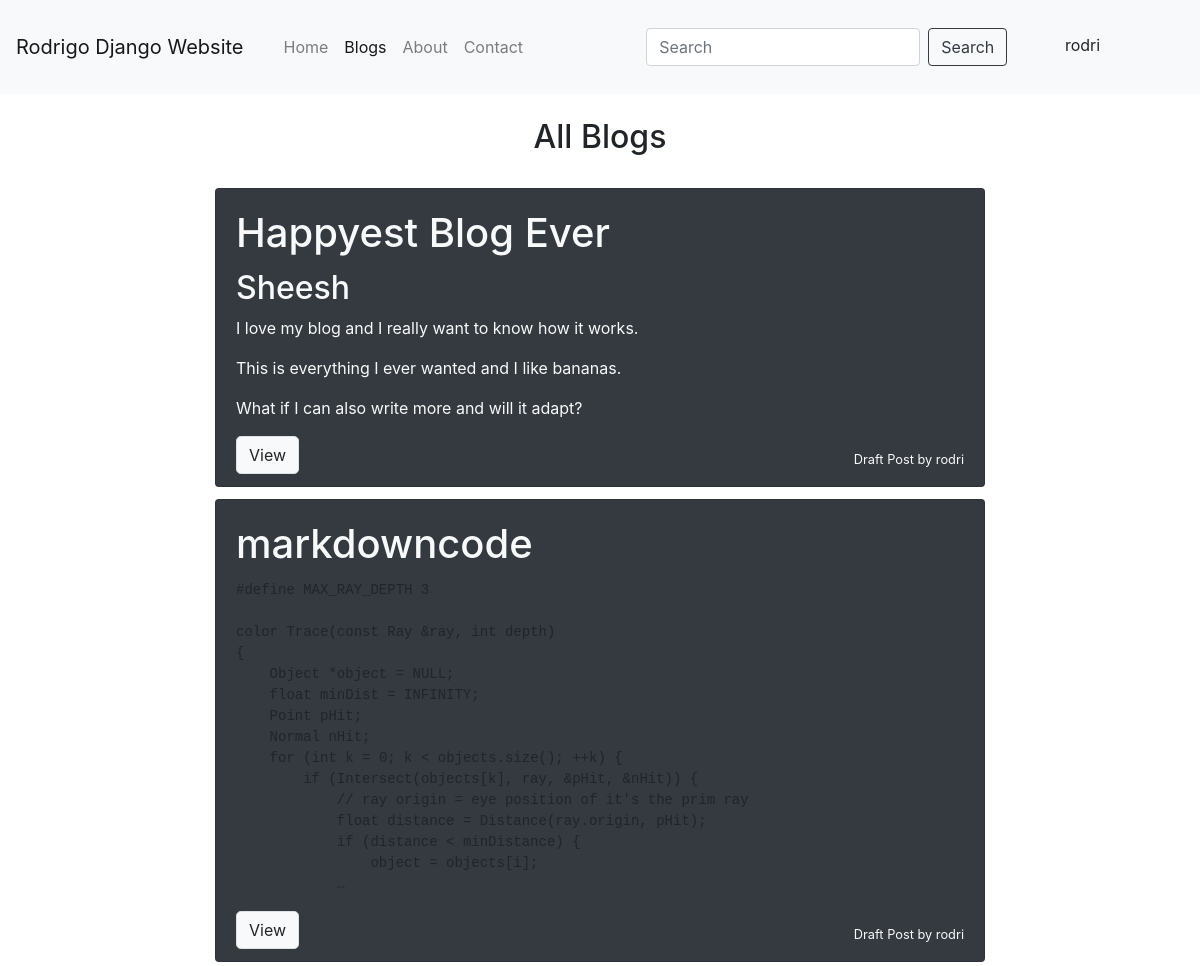
Before: /blog/ (signed in) with the older database file.
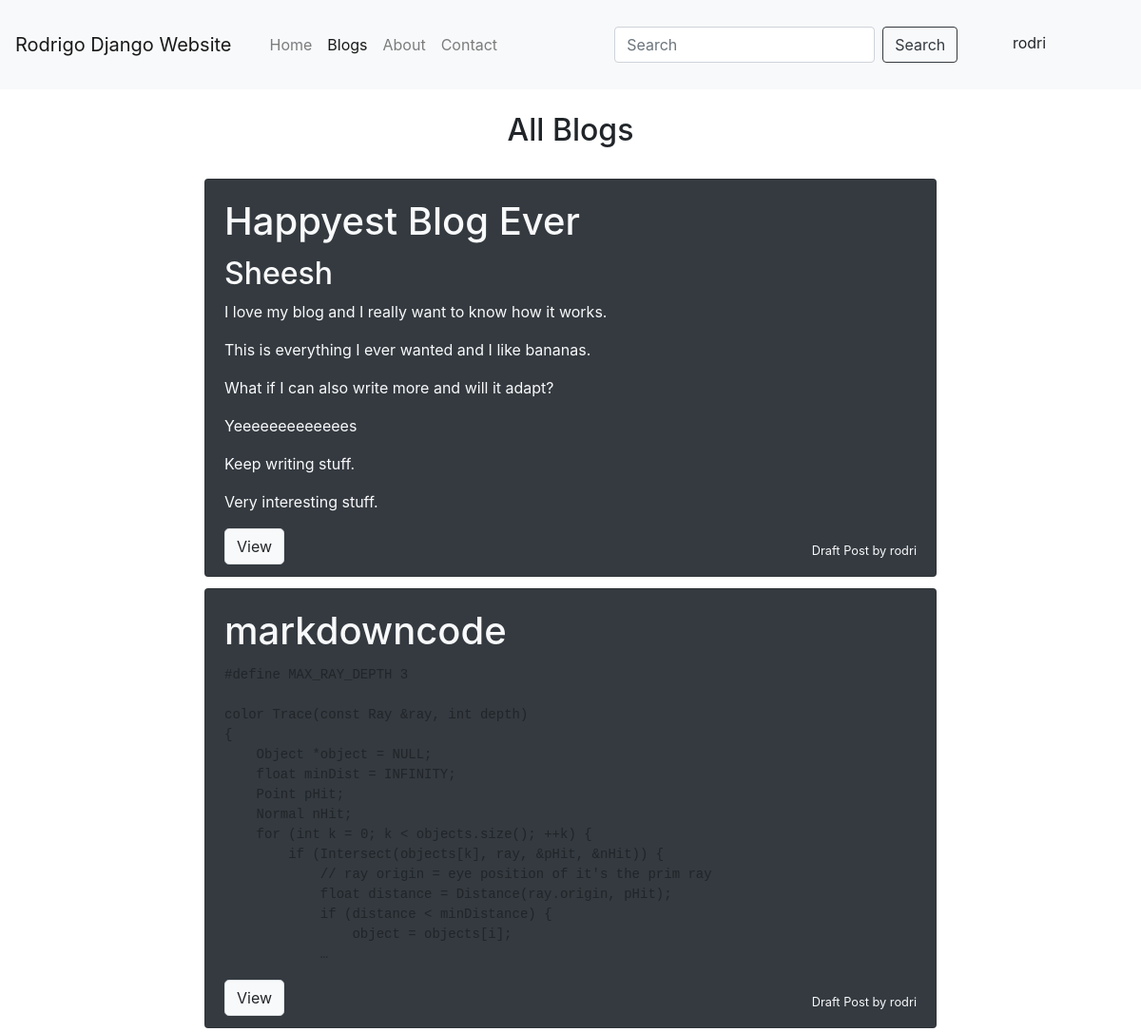
After: the same page with the newer database file.
### blog/models.py (models this page shows, shortened)
class BlogPost(models.Model):
    user = models.ForeignKey(User, null=True, default = 1 , on_delete=models.SET_NULL)
    title = models.CharField(max_length=120)
    slug = models.SlugField(unique=True)
    content = MarkdownxField(blank=True, null=True)
    publish_date = models.DateTimeField(null=True, blank=True)
    timestamp = models.DateTimeField(auto_now_add=True)
    updated = models.DateTimeField(auto_now=True)
    objects=BlogPostManager()
    class Meta:
        ordering=['-publish_date', 'updated', 'timestamp']
    def get_publish_date(self):
        if self.publish_date == None :
            return "Draft Post"
        else:
            return self.publish_date
    def is_published(self):
        return self.publish_date != None
    def get_absolute_url(self):
        return f'/blog/{self.slug}'
    @property
    def formatted_markdown(self):
        return markdownify(self.content)

### blog/views.py (the view)
# urls.py: path('', blogpost_list_view),
def blogpost_list_view(request):
    qs = BlogPost.objects.all().published() # custom queryset and manager for published blogs
    if request.user.is_authenticated:
        my_qs = BlogPost.objects.filter(user=request.user)
        qs = (qs | my_qs).distinct()
    title = "All Blogs"
    context = {'object_list': qs, "action":"blogs", "title":title}
    return render(request, template_list, context)

### blog/models.py (called while the page is built)
    def published(self):
        now = timezone.now()
        return self.filter(publish_date__lte=now)

    def get_queryset(self):
        return BlogPostQuerySet(self.model, using=self.db)

### markdownx/utils.py (called while the page is built)
def markdownify(content):
    md = markdown(
        text=content,
        extensions=MARKDOWNX_MARKDOWN_EXTENSIONS,
        extension_configs=MARKDOWNX_MARKDOWN_EXTENSION_CONFIGS
    )
    return md

### blog/templates/blog/list.html (shortened to what this page needs)
{% extends "base.html" %}
{% block title%}
    <div class="d-flex justify-content-center">
        <h2 class="m-4">{{title}}</h2>
    </div>
{%endblock%}
{% block content %}
   <div class="row">
      {% for obj in object_list %}
         {% include 'blog/blog_card.html' with blog=obj truncate=True detail=False%}
      {% endfor %}
   </div>
 {% endblock %}

### blog/templates/blog/blog_card.html (shortened to what this page needs)
<div class="col-12 col-md-8 mb-1 mt-2 mx-auto">
  <div class="card {% if not blog.is_published and not detail %} bg-dark text-light {% endif %}">
    <div class="card-body pb-2">
      <h1 class="card-title">{{blog.title}}</h3>
        <div>
          {% if truncate%}
            {{blog.formatted_markdown| truncatechars_html:500 | safe}}
          {% else%}
            {{blog.formatted_markdown | safe}}
          {% endif%}
          <div class="mt-3 mb-1">
            <h5 class="small mt-3 float-right">
              {{blog.get_publish_date}} by {{blog.user}}
            </h5>
            {% if not detail%}
              <button class="btn btn-light border rounded-lg" onclick="window.location.href='{{blog.get_absolute_url}}'">View</button>
            {% endif%}
          </div>
        </div>
    </div>
  </div>
</div>

Changed rows visible on the page:
changed BlogPost "Happyest Blog Ever": formatted_markdown "…and will it adapt?" → "…and will it adapt? Yeeeeeeeeeeeees Keep writing stuff. Very interesting stuff."
